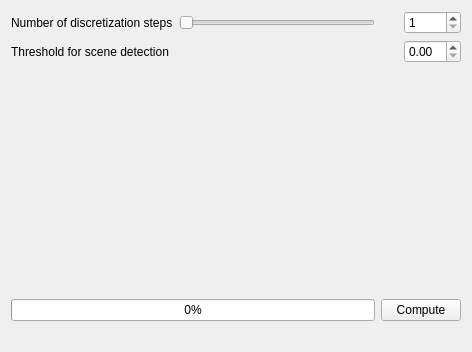
<ui version="4.0" >
 <class>SceneModelerWidget</class>
 <widget class="QWidget" name="SceneModelerWidget" >
  <property name="geometry" >
   <rect>
    <x>0</x>
    <y>0</y>
    <width>472</width>
    <height>352</height>
   </rect>
  </property>
  <property name="windowTitle" >
   <string>Form</string>
  </property>
  <layout class="QGridLayout" >
   <item row="0" column="0" >
    <widget class="QLabel" name="label" >
     <property name="text" >
      <string>Number of discretization steps</string>
     </property>
    </widget>
   </item>
   <item row="0" column="1" >
    <widget class="QSlider" name="sliderDSteps" >
     <property name="orientation" >
      <enum>Qt::Horizontal</enum>
     </property>
    </widget>
   </item>
   <item row="0" column="3" >
    <widget class="QSpinBox" name="numdstepsEdit" >
     <property name="minimum" >
      <number>1</number>
     </property>
    </widget>
   </item>
   <item row="1" column="0" >
    <widget class="QLabel" name="label_3" >
     <property name="text" >
      <string>Threshold for scene detection</string>
     </property>
    </widget>
   </item>
   <item row="1" column="3" >
    <widget class="QDoubleSpinBox" name="epsilon" >
     <property name="singleStep" >
      <double>0.010000000000000</double>
     </property>
    </widget>
   </item>
   <item row="2" column="0" colspan="2" >
    <spacer>
     <property name="orientation" >
      <enum>Qt::Vertical</enum>
     </property>
     <property name="sizeHint" stdset="0" >
      <size>
       <width>131</width>
       <height>91</height>
      </size>
     </property>
    </spacer>
   </item>
   <item row="3" column="0" colspan="2" >
    <widget class="QProgressBar" name="progressBar" >
     <property name="value" >
      <number>0</number>
     </property>
    </widget>
   </item>
   <item row="3" column="2" colspan="2" >
    <widget class="QPushButton" name="computeButton" >
     <property name="text" >
      <string>Compute</string>
     </property>
    </widget>
   </item>
   <item row="4" column="0" colspan="2" >
    <widget class="QLabel" name="progressLabel" >
     <property name="text" >
      <string/>
     </property>
    </widget>
   </item>
  </layout>
 </widget>
 <resources/>
 <connections>
  <connection>
   <sender>sliderDSteps</sender>
   <signal>valueChanged(int)</signal>
   <receiver>numdstepsEdit</receiver>
   <slot>setValue(int)</slot>
   <hints>
    <hint type="sourcelabel" >
     <x>274</x>
     <y>23</y>
    </hint>
    <hint type="destinationlabel" >
     <x>413</x>
     <y>23</y>
    </hint>
   </hints>
  </connection>
  <connection>
   <sender>numdstepsEdit</sender>
   <signal>valueChanged(int)</signal>
   <receiver>sliderDSteps</receiver>
   <slot>setValue(int)</slot>
   <hints>
    <hint type="sourcelabel" >
     <x>405</x>
     <y>13</y>
    </hint>
    <hint type="destinationlabel" >
     <x>283</x>
     <y>25</y>
    </hint>
   </hints>
  </connection>
 </connections>
</ui>
